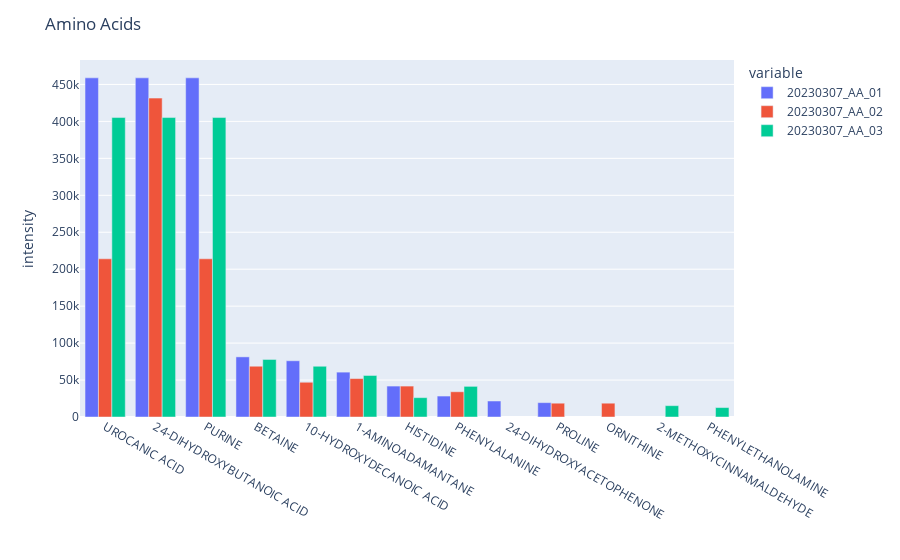
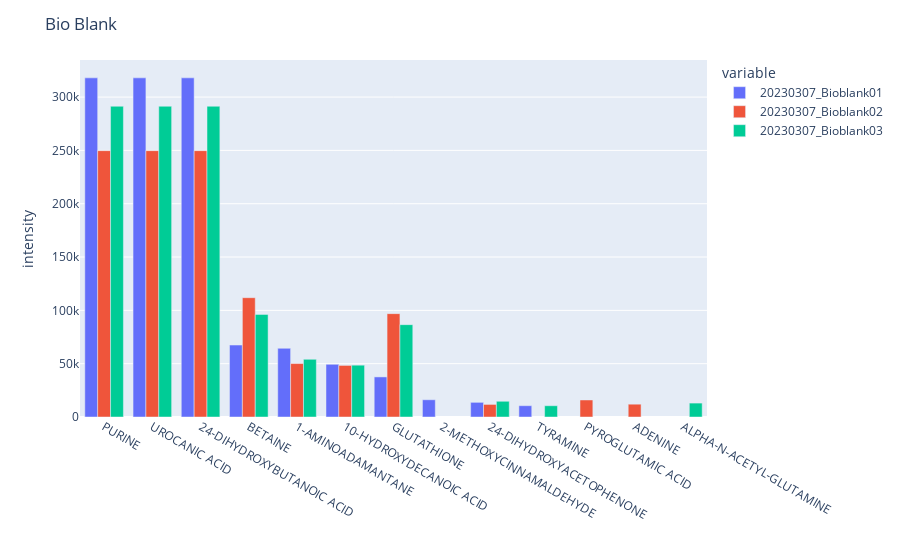
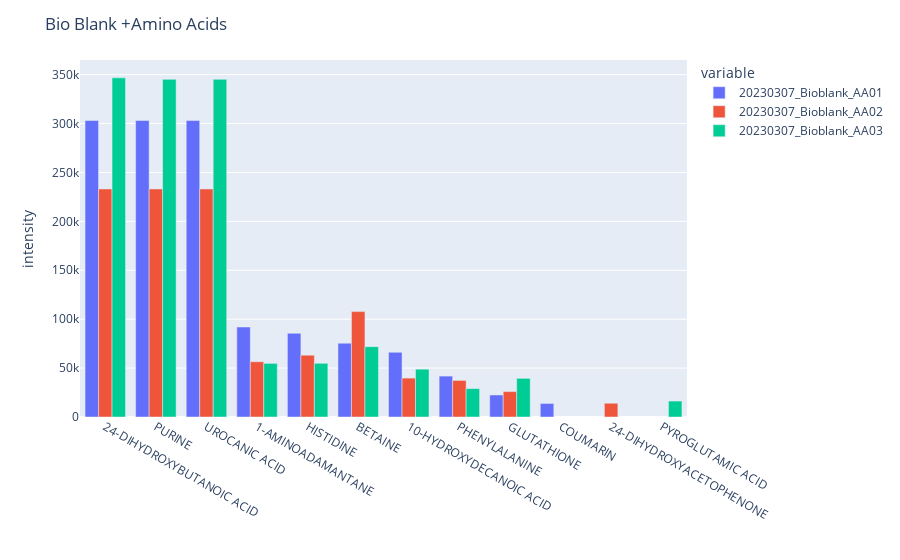

Source (notebook cell) for these figures, in order:
### Code cell
result_files = Path("results").glob("20230307_AA_0*.tsv")
top_ten(result_files, "Amino Acids")

result_files = Path("results").glob("20230307_Bioblank0*.tsv")
top_ten(result_files, "Bio Blank")

result_files = Path("results").glob("20230307_Bioblank_AA*.tsv")
top_ten(result_files, "Bio Blank +Amino Acids")

### Figure 1 — Plotly figure (JSON) as saved in the notebook; plotly's stock layout.template omitted (floating-point values rounded to 4 significant figures)
{"data": [{"alignmentgroup": "True", "hovertemplate": "variable=20230307_AA_01<br>name=%{x}<br>value=%{y}<extra></extra>", "legendgroup": "20230307_AA_01", "marker": {"color": "#636efa", "pattern": {"shape": ""}}, "name": "20230307_AA_01", "offsetgroup": "20230307_AA_01", "orientation": "v", "showlegend": true, "textposition": "auto", "type": "bar", "x": ["UROCANIC ACID", "24-DIHYDROXYBUTANOIC ACID", "PURINE", "BETAINE", "10-HYDROXYDECANOIC ACID", "1-AMINOADAMANTANE", "HISTIDINE", "PHENYLALANINE", "24-DIHYDROXYACETOPHENONE", "PROLINE", "ORNITHINE", "2-METHOXYCINNAMALDEHYDE", "PHENYLETHANOLAMINE"], "xaxis": "x", "y": [458925, 458925, 458925, 81380.0, 76105, 60711, 41850.0, 28340.0, 21650.0, 19432, null, null, null], "yaxis": "y"}, {"alignmentgroup": "True", "hovertemplate": "variable=20230307_AA_02<br>name=%{x}<br>value=%{y}<extra></extra>", "legendgroup": "20230307_AA_02", "marker": {"color": "#EF553B", "pattern": {"shape": ""}}, "name": "20230307_AA_02", "offsetgroup": "20230307_AA_02", "orientation": "v", "showlegend": true, "textposition": "auto", "type": "bar", "x": ["UROCANIC ACID", "24-DIHYDROXYBUTANOIC ACID", "PURINE", "BETAINE", "10-HYDROXYDECANOIC ACID", "1-AMINOADAMANTANE", "HISTIDINE", "PHENYLALANINE", "24-DIHYDROXYACETOPHENONE", "PROLINE", "ORNITHINE", "2-METHOXYCINNAMALDEHYDE", "PHENYLETHANOLAMINE"], "xaxis": "x", "y": [214100.0, 431490, 214100.0, 68690.0, 47025, 52010.0, 41840.0, 34150.0, null, 18672, 18676, null, null], "yaxis": "y"}, {"alignmentgroup": "True", "hovertemplate": "variable=20230307_AA_03<br>name=%{x}<br>value=%{y}<extra></extra>", "legendgroup": "20230307_AA_03", "marker": {"color": "#00cc96", "pattern": {"shape": ""}}, "name": "20230307_AA_03", "offsetgroup": "20230307_AA_03", "orientation": "v", "showlegend": true, "textposition": "auto", "type": "bar", "x": ["UROCANIC ACID", "24-DIHYDROXYBUTANOIC ACID", "PURINE", "BETAINE", "10-HYDROXYDECANOIC ACID", "1-AMINOADAMANTANE", "HISTIDINE", "PHENYLALANINE", "24-DIHYDROXYACETOPHENONE", "PROLINE", "ORNITHINE", "2-METHOXYCINNAMALDEHYDE", "PHENYLETHANOLAMINE"], "xaxis": "x", "y": [405189, 405189, 405189, 77862, 68656, 56200.0, 26190.0, 41470.0, null, null, null, 15351, 12760.0], "yaxis": "y"}], "layout": {"barmode": "group", "legend": {"title": {"text": "variable"}, "tracegroupgap": 0}, "margin": {"t": 60}, "title": {"text": "Amino Acids"}, "xaxis": {"anchor": "y", "domain": [0, 1], "title": {"text": ""}}, "yaxis": {"anchor": "x", "domain": [0, 1], "title": {"text": "intensity"}}}}

### Figure 2 — Plotly figure (JSON) as saved in the notebook; plotly's stock layout.template omitted (floating-point values rounded to 4 significant figures)
{"data": [{"alignmentgroup": "True", "hovertemplate": "variable=20230307_Bioblank01<br>name=%{x}<br>value=%{y}<extra></extra>", "legendgroup": "20230307_Bioblank01", "marker": {"color": "#636efa", "pattern": {"shape": ""}}, "name": "20230307_Bioblank01", "offsetgroup": "20230307_Bioblank01", "orientation": "v", "showlegend": true, "textposition": "auto", "type": "bar", "x": ["PURINE", "UROCANIC ACID", "24-DIHYDROXYBUTANOIC ACID", "BETAINE", "1-AMINOADAMANTANE", "10-HYDROXYDECANOIC ACID", "GLUTATHIONE", "2-METHOXYCINNAMALDEHYDE", "24-DIHYDROXYACETOPHENONE", "TYRAMINE", "PYROGLUTAMIC ACID", "ADENINE", "ALPHA-N-ACETYL-GLUTAMINE"], "xaxis": "x", "y": [318031, 318031, 318031, 67470, 64420.0, 49429, 37600.0, 16170.0, 13740.0, 10600.0, null, null, null], "yaxis": "y"}, {"alignmentgroup": "True", "hovertemplate": "variable=20230307_Bioblank02<br>name=%{x}<br>value=%{y}<extra></extra>", "legendgroup": "20230307_Bioblank02", "marker": {"color": "#EF553B", "pattern": {"shape": ""}}, "name": "20230307_Bioblank02", "offsetgroup": "20230307_Bioblank02", "orientation": "v", "showlegend": true, "textposition": "auto", "type": "bar", "x": ["PURINE", "UROCANIC ACID", "24-DIHYDROXYBUTANOIC ACID", "BETAINE", "1-AMINOADAMANTANE", "10-HYDROXYDECANOIC ACID", "GLUTATHIONE", "2-METHOXYCINNAMALDEHYDE", "24-DIHYDROXYACETOPHENONE", "TYRAMINE", "PYROGLUTAMIC ACID", "ADENINE", "ALPHA-N-ACETYL-GLUTAMINE"], "xaxis": "x", "y": [249800.0, 249800.0, 249800.0, 111900.0, 50120.0, 48362, 96930, null, 11800.0, null, 15961, 12010.0, null], "yaxis": "y"}, {"alignmentgroup": "True", "hovertemplate": "variable=20230307_Bioblank03<br>name=%{x}<br>value=%{y}<extra></extra>", "legendgroup": "20230307_Bioblank03", "marker": {"color": "#00cc96", "pattern": {"shape": ""}}, "name": "20230307_Bioblank03", "offsetgroup": "20230307_Bioblank03", "orientation": "v", "showlegend": true, "textposition": "auto", "type": "bar", "x": ["PURINE", "UROCANIC ACID", "24-DIHYDROXYBUTANOIC ACID", "BETAINE", "1-AMINOADAMANTANE", "10-HYDROXYDECANOIC ACID", "GLUTATHIONE", "2-METHOXYCINNAMALDEHYDE", "24-DIHYDROXYACETOPHENONE", "TYRAMINE", "PYROGLUTAMIC ACID", "ADENINE", "ALPHA-N-ACETYL-GLUTAMINE"], "xaxis": "x", "y": [291400.0, 291400.0, 291400.0, 96230.0, 54130.0, 48597, 86600.0, null, 14750.0, 10560.0, null, null, 13050.0], "yaxis": "y"}], "layout": {"barmode": "group", "legend": {"title": {"text": "variable"}, "tracegroupgap": 0}, "margin": {"t": 60}, "title": {"text": "Bio Blank"}, "xaxis": {"anchor": "y", "domain": [0, 1], "title": {"text": ""}}, "yaxis": {"anchor": "x", "domain": [0, 1], "title": {"text": "intensity"}}}}

### Figure 3 — Plotly figure (JSON) as saved in the notebook; plotly's stock layout.template omitted (floating-point values rounded to 4 significant figures)
{"data": [{"alignmentgroup": "True", "hovertemplate": "variable=20230307_Bioblank_AA01<br>name=%{x}<br>value=%{y}<extra></extra>", "legendgroup": "20230307_Bioblank_AA01", "marker": {"color": "#636efa", "pattern": {"shape": ""}}, "name": "20230307_Bioblank_AA01", "offsetgroup": "20230307_Bioblank_AA01", "orientation": "v", "showlegend": true, "textposition": "auto", "type": "bar", "x": ["24-DIHYDROXYBUTANOIC ACID", "PURINE", "UROCANIC ACID", "1-AMINOADAMANTANE", "HISTIDINE", "BETAINE", "10-HYDROXYDECANOIC ACID", "PHENYLALANINE", "GLUTATHIONE", "COUMARIN", "24-DIHYDROXYACETOPHENONE", "PYROGLUTAMIC ACID"], "xaxis": "x", "y": [303095, 303095, 303095, 92010.0, 85589, 75460.0, 66173, 41830.0, 22520.0, 13838, null, null], "yaxis": "y"}, {"alignmentgroup": "True", "hovertemplate": "variable=20230307_Bioblank_AA02<br>name=%{x}<br>value=%{y}<extra></extra>", "legendgroup": "20230307_Bioblank_AA02", "marker": {"color": "#EF553B", "pattern": {"shape": ""}}, "name": "20230307_Bioblank_AA02", "offsetgroup": "20230307_Bioblank_AA02", "orientation": "v", "showlegend": true, "textposition": "auto", "type": "bar", "x": ["24-DIHYDROXYBUTANOIC ACID", "PURINE", "UROCANIC ACID", "1-AMINOADAMANTANE", "HISTIDINE", "BETAINE", "10-HYDROXYDECANOIC ACID", "PHENYLALANINE", "GLUTATHIONE", "COUMARIN", "24-DIHYDROXYACETOPHENONE", "PYROGLUTAMIC ACID"], "xaxis": "x", "y": [233111, 233111, 233111, 56490.0, 63170.0, 107800.0, 39782, 37390.0, 25990.0, null, 14080.0, null], "yaxis": "y"}, {"alignmentgroup": "True", "hovertemplate": "variable=20230307_Bioblank_AA03<br>name=%{x}<br>value=%{y}<extra></extra>", "legendgroup": "20230307_Bioblank_AA03", "marker": {"color": "#00cc96", "pattern": {"shape": ""}}, "name": "20230307_Bioblank_AA03", "offsetgroup": "20230307_Bioblank_AA03", "orientation": "v", "showlegend": true, "textposition": "auto", "type": "bar", "x": ["24-DIHYDROXYBUTANOIC ACID", "PURINE", "UROCANIC ACID", "1-AMINOADAMANTANE", "HISTIDINE", "BETAINE", "10-HYDROXYDECANOIC ACID", "PHENYLALANINE", "GLUTATHIONE", "COUMARIN", "24-DIHYDROXYACETOPHENONE", "PYROGLUTAMIC ACID"], "xaxis": "x", "y": [346728, 345200.0, 345200.0, 54800.0, 54900.0, 71950.0, 48876, 29040.0, 39533, null, null, 16299], "yaxis": "y"}], "layout": {"barmode": "group", "legend": {"title": {"text": "variable"}, "tracegroupgap": 0}, "margin": {"t": 60}, "title": {"text": "Bio Blank +Amino Acids"}, "xaxis": {"anchor": "y", "domain": [0, 1], "title": {"text": ""}}, "yaxis": {"anchor": "x", "domain": [0, 1], "title": {"text": "intensity"}}}}
